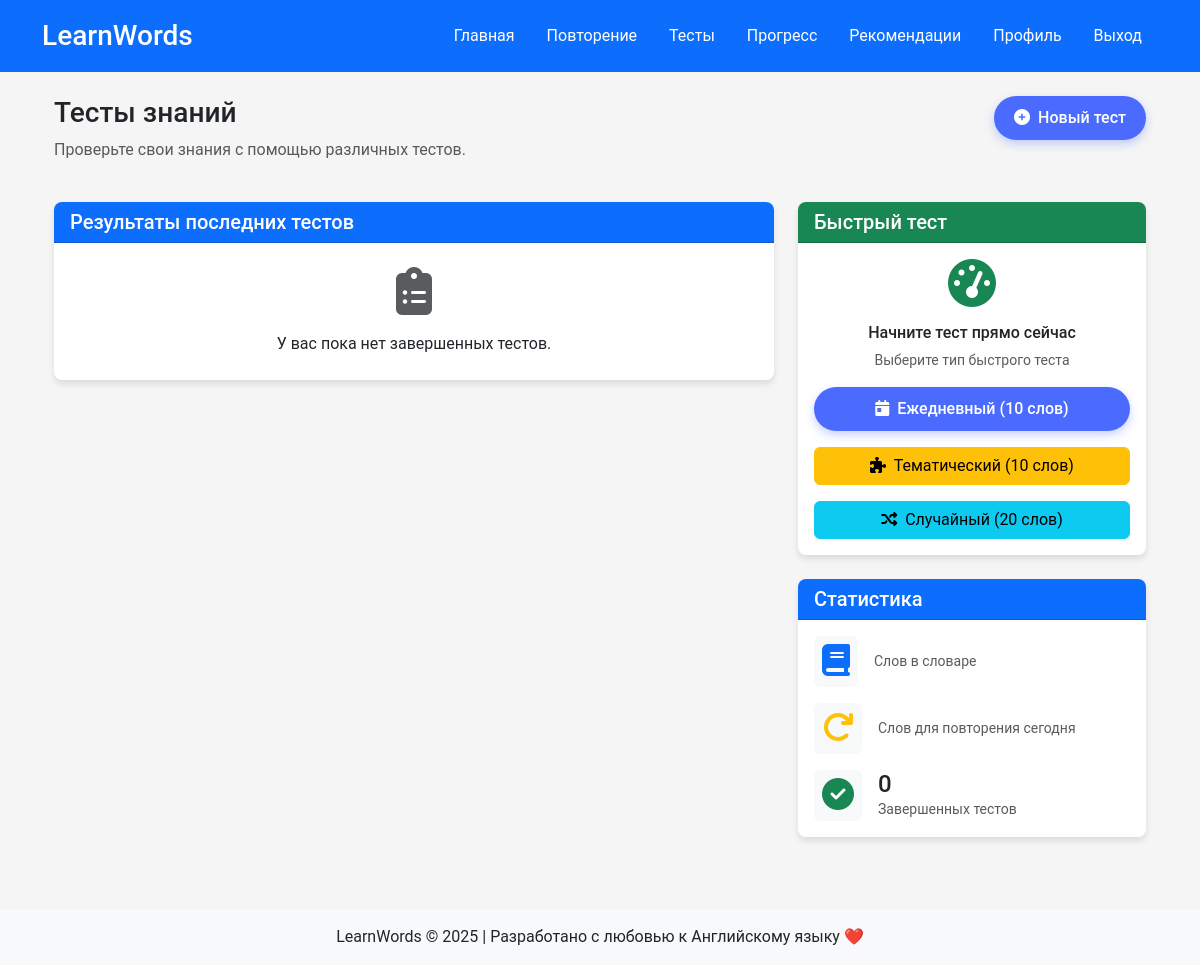
The app's page /tests (signed in), older data.
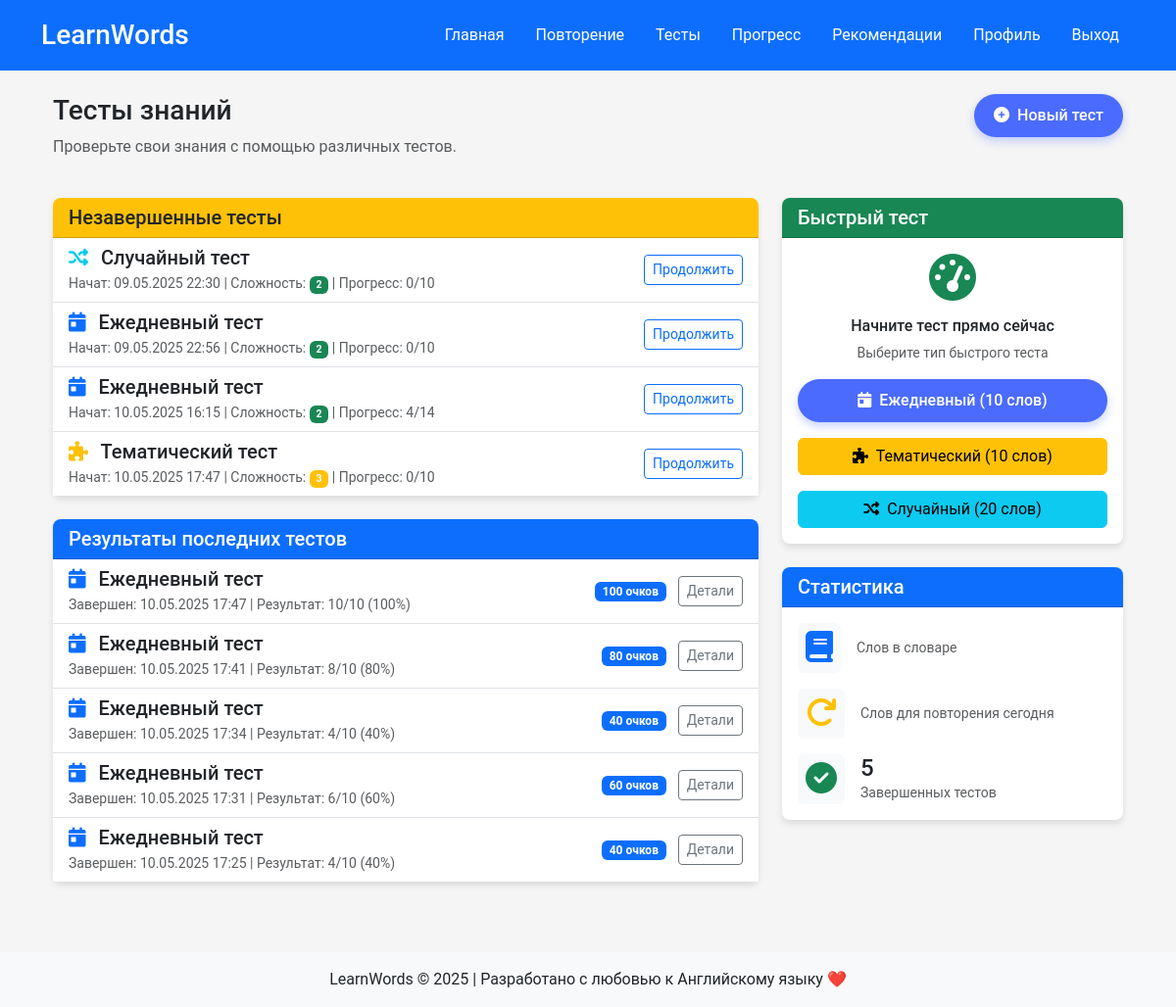
The same page, newer data.
### app/models/models.py (models this page shows, shortened)
class TestSession(db.Model):
    __tablename__ = 'test_sessions'
    __table_args__ = {'extend_existing': True}
    id = db.Column(db.Integer, primary_key=True)
    session_type = db.Column(db.String(50), nullable=False)  # daily, custom, thematic
    difficulty = db.Column(db.Integer, default=1)  # 1-5 уровень сложности
    word_count = db.Column(db.Integer, default=10)  # количество слов в тесте
    correct_answers = db.Column(db.Integer, default=0)  # количество правильных ответов
    total_questions = db.Column(db.Integer, default=0)  # общее количество вопросов
    completed = db.Column(db.Boolean, default=False)  # завершен ли тест
    score = db.Column(db.Integer, default=0)  # набранные очки
    created_at = db.Column(db.DateTime, default=datetime.utcnow)
    completed_at = db.Column(db.DateTime)  # время завершения
    words = db.Column(db.Text)  # JSON-строка с ID слов в тесте
    current_position = db.Column(db.Integer, default=0)  # текущая позиция в тесте

### app/routes/main_routes.py (the view)
@main_bp.route('/tests')
@login_required
def tests():
    user_id = session.get('user_id')
    today = datetime.utcnow().date()
    daily_words_count = Repetition.query.filter(
        Repetition.next_review_date <= today,
        Repetition.user_id == user_id
    ).count()
    problem_words_count = db.session.query(
        Repetition
    ).join(
        Mistake, Repetition.word_id == Mistake.word_id
    ).filter(
        Mistake.mistake_count > 0,
        Repetition.user_id == user_id
    ).count()
    active_sessions = TestSession.query.filter_by(completed=False).all()
    completed_sessions = TestSession.query.filter_by(completed=True).order_by(TestSession.completed_at.desc()).limit(5).all()
    return render_template('tests.html',
                           daily_words_count=daily_words_count,
                           problem_words_count=problem_words_count,
                           active_sessions=active_sessions,
                           completed_sessions=completed_sessions)

### app/utils/auth_utils.py (called while the page is built)
def login_required(f):
    @wraps(f)
    def decorated_function(*args, **kwargs):
        if 'user_id' not in session:
            session['next_url'] = request.url
            flash('Пожалуйста, войдите в аккаунт для доступа к этой странице', 'warning')
            return redirect(url_for('auth.login'))
        return f(*args, **kwargs)
    return decorated_function

### app/templates/tests.html (shortened to what this page needs)
{% extends "base.html" %}
{% block content %}
<div class="container">
    <div class="row mb-4">
        <div class="col-md-8">
            <h1 class="h3">Тесты знаний</h1>
            <p class="text-muted">Проверьте свои знания с помощью различных тестов.</p>
        </div>
        <div class="col-md-4 text-end">
            <a href="{{ url_for('main.new_test') }}" class="btn btn-primary">
                <i class="fas fa-plus-circle me-1"></i> Новый тест
            </a>
        </div>
    </div>
    <div class="row">
        <div class="col-md-8">
            {% if active_sessions %}
            <div class="card mb-4">
                <div class="card-header bg-warning text-dark">
                    <h2 class="h5 mb-0">Незавершенные тесты</h2>
                </div>
                <div class="card-body p-0">
                    <div class="list-group list-group-flush">
                        {% for session in active_sessions %}
                        <div class="list-group-item">
                            <div class="d-flex justify-content-between align-items-center">
                                <div>
                                    <h5 class="mb-1">
                                        {% if session.session_type == 'daily' %}
                                            <i class="fas fa-calendar-day text-primary me-2"></i> Ежедневный тест
                                        {% elif session.session_type == 'thematic' %}
                                            <i class="fas fa-puzzle-piece text-warning me-2"></i> Тематический тест
                                        {% else %}
                                            <i class="fas fa-random text-info me-2"></i> Случайный тест
                                        {% endif %}
                                    </h5>
                                    <p class="mb-0 text-muted small">
                                        Начат: {{ session.created_at.strftime('%d.%m.%Y %H:%M') }} |
                                        Сложность:
                                        <span class="badge {% if session.difficulty <= 2 %}bg-success{% elif session.difficulty == 3 %}bg-warning{% else %}bg-danger{% endif %}">
                                            {{ session.difficulty }}
                                        </span> |
                                        Прогресс: {{ session.current_position }}/{{ session.total_questions }}
                                    </p>
                                </div>
                                <a href="{{ url_for('main.take_test_session', session_id=session.id) }}" class="btn btn-sm btn-outline-primary">Продолжить</a>
                            </div>
                        </div>
                        {% endfor %}
                    </div>
                </div>
            </div>
            {% endif %}
            <div class="card">
                <div class="card-header bg-primary text-white">
                    <h2 class="h5 mb-0">Результаты последних тестов</h2>
                </div>
                <div class="card-body p-0">
                    {% if completed_sessions %}
                    <div class="list-group list-group-flush">
                        {% for session in completed_sessions %}
                        <div class="list-group-item">
                            <div class="d-flex justify-content-between align-items-center">
                                <div>
                                    <h5 class="mb-1">
                                        {% if session.session_type == 'daily' %}
                                            <i class="fas fa-calendar-day text-primary me-2"></i> Ежедневный тест
                                        {% elif session.session_type == 'thematic' %}
                                            <i class="fas fa-puzzle-piece text-warning me-2"></i> Тематический тест
                                        {% else %}
                                            <i class="fas fa-random text-info me-2"></i> Случайный тест
                                        {% endif %}
                                    </h5>
                                    <p class="mb-0 text-muted small">
                                        Завершен: {{ session.completed_at.strftime('%d.%m.%Y %H:%M') }} |
                                        Результат: {{ session.correct_answers }}/{{ session.total_questions }}
                                        ({{ (session.correct_answers / session.total_questions * 100) | int }}%)
                                    </p>
                                </div>
                                <div>
                                    <span class="badge bg-primary me-2">{{ session.score }} очков</span>
                                    <a href="{{ url_for('main.test_results', session_id=session.id) }}" class="btn btn-sm btn-outline-secondary">Детали</a>
                                </div>
                            </div>
                        </div>
                        {% endfor %}
                    </div>
                    {% else %}
                    <div class="text-center py-4">
                        <div class="mb-3">
                            <i class="fas fa-clipboard-list fa-3x text-muted"></i>
                        </div>
                        <p class="mb-0">У вас пока нет завершенных тестов.</p>
                    </div>
                    {% endif %}
                </div>
            </div>
        </div>
        <div class="col-md-4">
            <div class="card mb-4">
                <div class="card-header bg-success text-white">
                    <h3 class="h5 mb-0">Быстрый тест</h3>
                </div>
                <div class="card-body">
                    <div class="mb-3 text-center">
                        <i class="fas fa-tachometer-alt fa-3x text-success mb-3"></i>
                        <h4 class="h6">Начните тест прямо сейчас</h4>
                        <p class="small text-muted">Выберите тип быстрого теста</p>
                    </div>
                    <div class="d-grid gap-2">
                        <form action="{{ url_for('main.new_test') }}" method="post">
                            <button type="submit" class="btn btn-primary w-100 mb-2">
                                <i class="fas fa-calendar-day me-1"></i> Ежедневный (10 слов)
                            </button>
                        </form>
                        <form action="{{ url_for('main.new_test') }}" method="post">
                            <button type="submit" class="btn btn-warning w-100 mb-2">
                                <i class="fas fa-puzzle-piece me-1"></i> Тематический (10 слов)
                            </button>
                        </form>
                        <form action="{{ url_for('main.new_test') }}" method="post">
                            <button type="submit" class="btn btn-info w-100">
                                <i class="fas fa-random me-1"></i> Случайный (20 слов)
                            </button>
                        </form>
                    </div>
                </div>
            </div>
            <div class="card">
                <div class="card-header bg-primary text-white">
                    <h3 class="h5 mb-0">Статистика</h3>
                </div>
                <div class="card-body">
                    <div class="d-flex align-items-center mb-3">
                        <div class="p-2 bg-light rounded me-3">
                            <i class="fas fa-book text-primary fa-2x"></i>
                        </div>
                        <div>
                            <p class="text-muted mb-0 small">Слов в словаре</p>
                        </div>
                    </div>
                    <div class="d-flex align-items-center mb-3">
                        <div class="p-2 bg-light rounded me-3">
                            <i class="fas fa-redo text-warning fa-2x"></i>
                        </div>
                        <div>
                            <p class="text-muted mb-0 small">Слов для повторения сегодня</p>
                        </div>
                    </div>
                    <div class="d-flex align-items-center">
                        <div class="p-2 bg-light rounded me-3">
                            <i class="fas fa-check-circle text-success fa-2x"></i>
                        </div>
                        <div>
                            <h4 class="mb-0">{{ completed_sessions|length }}</h4>
                            <p class="text-muted mb-0 small">Завершенных тестов</p>
                        </div>
                    </div>
                </div>
            </div>
        </div>
    </div>
</div>
{% endblock %}

### app/templates/base.html (shortened to what this page needs)
<!DOCTYPE html>
<html lang="ru">
<head>
    <link rel="stylesheet" href="https://cdn.jsdelivr.net/npm/bootstrap@5.3.0/dist/css/bootstrap.min.css">
    <link rel="stylesheet" href="https://cdnjs.cloudflare.com/ajax/libs/font-awesome/6.4.0/css/all.min.css">
    <link rel="stylesheet" href="{{ url_for('static', filename='css/style.css') }}">
</head>
<body>
    <header class="bg-primary text-white p-3">
        <div class="container">
            <div class="d-flex justify-content-between align-items-center">
                <h1 class="h3 mb-0">LearnWords</h1>
                <nav>
                    <ul class="nav">
                        <li class="nav-item">
                            <a class="nav-link text-white" href="{{ url_for('main.index') }}">Главная</a>
                        </li>
                        <li class="nav-item">
                            <a class="nav-link text-white" href="{{ url_for('main.review') }}">Повторение</a>
                        </li>
                        <li class="nav-item">
                            <a class="nav-link text-white" href="{{ url_for('main.tests') }}">Тесты</a>
                        </li>
                        <li class="nav-item">
                            <a class="nav-link text-white" href="{{ url_for('main.show_progress') }}">Прогресс</a>
                        </li>
                        <li class="nav-item">
                            <a class="nav-link text-white" href="{{ url_for('main.recommendations') }}">Рекомендации</a>
                        </li>
                        {% if session.get('user_id') %}
                        <li class="nav-item">
                            <a class="nav-link text-white" href="{{ url_for('auth.profile') }}">Профиль</a>
                        </li>
                        <li class="nav-item">
                            <a class="nav-link text-white" href="{{ url_for('auth.logout') }}">Выход</a>
                        </li>
                        {% endif %}
                    </ul>
                </nav>
            </div>
        </div>
    </header>
    <main class="container py-4">
        {% block content %}{% endblock %}
    </main>
    <footer class="bg-light p-3 mt-4">
        <div class="container text-center">
            <p class="mb-0">LearnWords &copy; 2025 | Разработано с любовью к Английскому языку ❤️</p>
        </div>
    </footer>
</body>
</html>

### app/static/css/style.css (style rules this page uses)
body { background-color: #f5f5f5; font-family: 'Roboto', 'Segoe UI', Tahoma, Geneva, Verdana, sans-serif; }
.card { border-radius: 0.5rem; box-shadow: 0 4px 6px rgba(0, 0, 0, 0.1); margin-bottom: 1.5rem; border: none; transition: all 0.2s ease-in-out; }
.card-header { border-radius: 0.5rem 0.5rem 0 0 !important; font-weight: 500; }
.badge { transition: all 0.3s ease; }
.badge.bg-success { animation: pulse 1.5s infinite; }
.btn-primary { background-color: #4a6bfe; color: white; border: none; padding: 10px 20px; border-radius: 30px; font-weight: 500; transition: all 0.3s ease; box-shadow: 0 4px 10px rgba(74, 107, 254, 0.3); }

Row changes from the older to the newer data that the page shows:
added TestSession: session_type "custom" (drawn), created_at "09.05.2025 22:30", difficulty "2", current_position "0", total_questions "10", shown under "Незавершенные тесты"
added TestSession: session_type "daily" (drawn), created_at "09.05.2025 22:56", difficulty "2", current_position "0", total_questions "10", shown under "Незавершенные тесты"
added TestSession: session_type "daily" (drawn), created_at "10.05.2025 16:15", difficulty "2", current_position "4", total_questions "14", shown under "Незавершенные тесты"
added TestSession: session_type "thematic" (drawn), created_at "10.05.2025 17:47", difficulty "3", current_position "0", total_questions "10", shown under "Незавершенные тесты"
added TestSession: session_type "daily" (drawn), completed_at "10.05.2025 17:47", correct_answers "10", total_questions "10", correct_answers+total_questions "100", score "100", shown under "Результаты последних тестов"
added TestSession: session_type "daily" (drawn), completed_at "10.05.2025 17:41", correct_answers "8", total_questions "10", correct_answers+total_questions "80", score "80", shown under "Результаты последних тестов"
added TestSession: session_type "daily" (drawn), completed_at "10.05.2025 17:34", correct_answers "4", total_questions "10", correct_answers+total_questions "40", score "40", shown under "Результаты последних тестов"
added TestSession: session_type "daily" (drawn), completed_at "10.05.2025 17:31", correct_answers "6", total_questions "10", correct_answers+total_questions "60", score "60", shown under "Результаты последних тестов"
added TestSession: session_type "daily" (drawn), completed_at "10.05.2025 17:25", correct_answers "4", total_questions "10", correct_answers+total_questions "40", score "40", shown under "Результаты последних тестов"
Text that changed along with them:
{{ completed_sessions|length }}: "0" → "5"
text no longer shown: "У вас пока нет завершенных тестов."
text now shown: "Незавершенные тесты"
